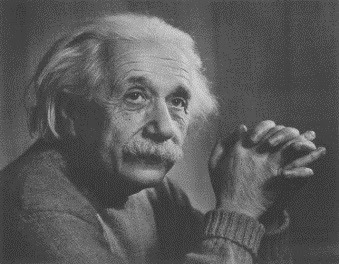
#> input picture Assignment_3/einstein.jpg, 339 x 264 px
$ python a2.py   (older library calls are emulated)
#> lines starting #> are read from the running program, lines starting #| are printed output that depends on the picture
# -*- coding: utf-8 -*-
"""
Created on Fri Mar  5 00:38:12 2021

@author: Tarang
"""

from skimage import exposure
import cv2

def show_img(img, label='difault'):
    cv2.imshow(label, img)
    cv2.waitKey(0)
    cv2.destroyAllWindows()

source = cv2.imread('einstein.jpg')
#> source is the input picture: shape (264, 339, 3); min 37, max 216, mean 90.8
reference = cv2.imread('Lena.jpg')
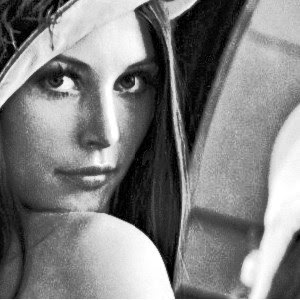
#> input picture Assignment_3/Lena.jpg, 300 x 300 px
#> reference is the input picture: shape (300, 300, 3); min 0, max 255, mean 128

adjusted = exposure.match_histograms(source, reference, multichannel=True)
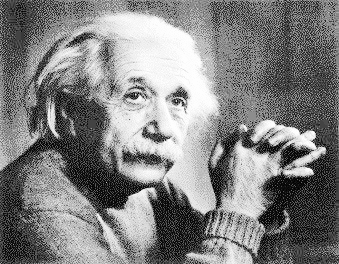
#> adjusted: shape (264, 339, 3); min 0, max 255, mean 129.2

show_img(source, 'source')
show_img(reference, 'reference')
show_img(adjusted, 'adjusted')
